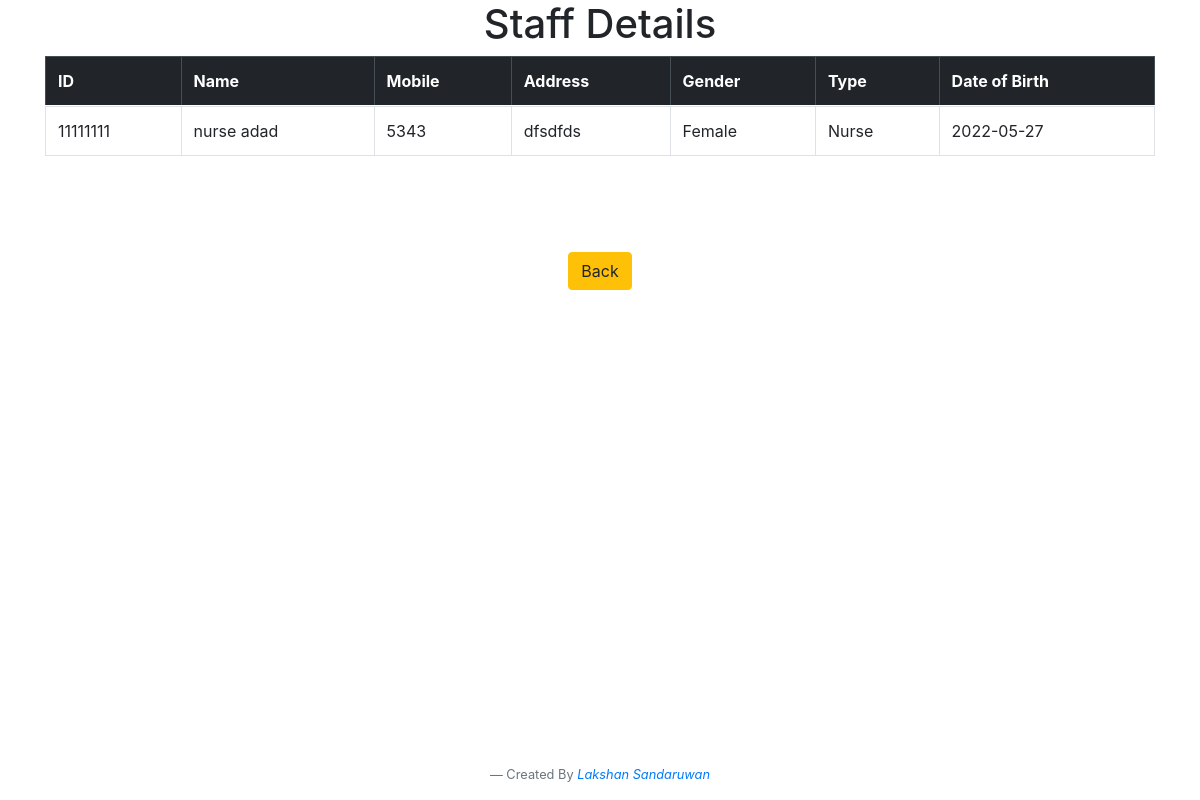
Screenshot of /includes/view.php?user_id=13 (signed in) with the database file from the repository.
### tables this page shows
CREATE TABLE `staff` (
  `id` int(10) NOT NULL,
  `s_card` varchar(10) NOT NULL,
  `s_f_name` varchar(50) NOT NULL,
  `s_l_name` varchar(50) NOT NULL,
  `s_phone` int(10) NOT NULL,
  `s_address` varchar(50) NOT NULL,
  `s_gender` varchar(10) NOT NULL,
  `s_type` varchar(10) NOT NULL,
  `s_dob` varchar(50) NOT NULL
);

### includes/view.php (the view, shortened to what this page needs)
<?php  include '../header.php'?>
<h1 class="text-center">Staff Details</h1>
  <div class="container">
    <table class="table table-striped table-bordered table-hover">
      <thead class="table-dark">
        <tr>
          <th  scope="col" >ID</th>
          <th  scope="col">Name</th>
          <th  scope="col">Mobile</th>
          <th  scope="col">Address</th>
           <th  scope="col">Gender</th>
          <th  scope="col">Type</th>
          <th  scope="col">Date of Birth</th>
        </tr>
      </thead>
        <tbody>
          <tr>
            <?php
              if (isset($_GET['user_id'])) {
                  $userid = $_GET['user_id'];
                  $query="SELECT * FROM staff WHERE id = {$userid} ";
                  $view_staff= mysqli_query($conn,$query);
                  while($row = mysqli_fetch_assoc($view_staff))
                  {
                      $idc = $row['s_card'];
                      $fName  = $row['s_f_name'];
                      $lName  = $row['s_l_name'];
                      $Mobile = $row['s_phone'];
                      $Address = $row['s_address'];
                      $Gender = $row['s_gender'];
                      $Type = $row['s_type'];
                      $Dob = $row['s_dob'];
                        echo "<tr >";
                        echo " <td >{$idc}</td>";
                        echo " <td > {$fName} {$lName} </td>";
                        echo " <td > {$Mobile}</td>";
                        echo " <td >{$Address} </td>";
                        echo " <td > {$Gender}</td>";
                        echo " <td >{$Type} </td>";
                        echo " <td >{$Dob} </td>";
                        echo " </tr> ";
                  }
                }
            ?>
          </tr>
        </tbody>
    </table>
  </div>
  <div class="container text-center mt-5">
    <a href="home.php" class="btn btn-warning mt-5"> Back </a>
  <div>
<?php include "../footer.php" ?>

### rows the page displays
staff: s_card "11111111", s_f_name "nurse", s_l_name "adad", s_phone "5343", s_address "dfsdfds", s_gender "Female", s_type "Nurse", s_dob "2022-05-27"
